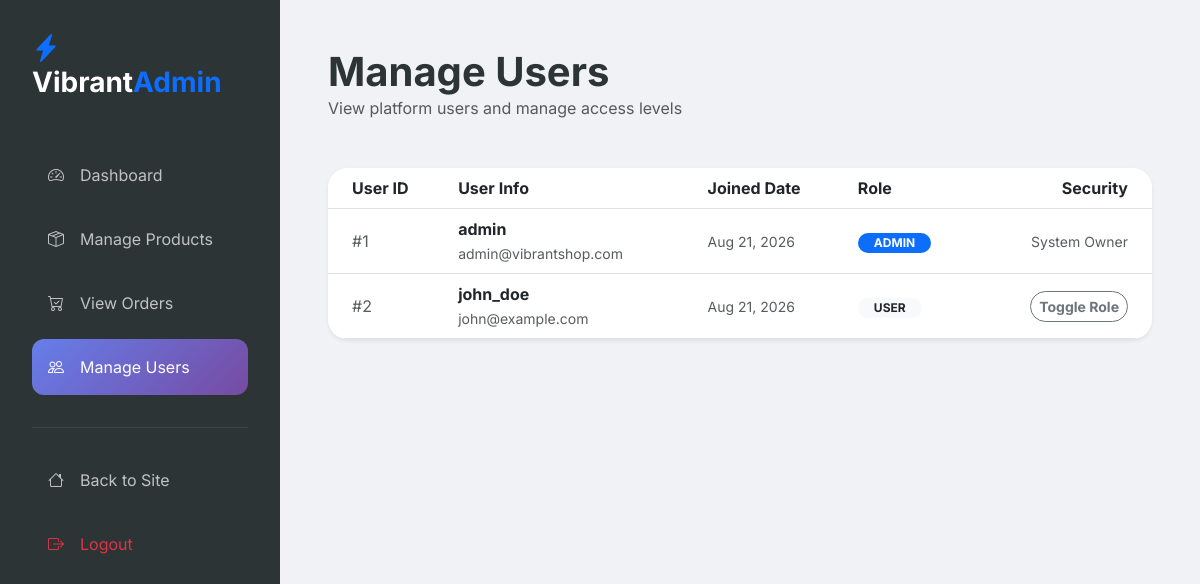
The page /admin/manage-users.php (signed in) on the database its author committed.
### tables this page shows
CREATE TABLE IF NOT EXISTS users (
    id INT AUTO_INCREMENT PRIMARY KEY,
    username VARCHAR(50) NOT NULL UNIQUE,
    email VARCHAR(100) NOT NULL UNIQUE,
    password VARCHAR(255) NOT NULL,
    phone VARCHAR(20) DEFAULT NULL,
    profile_image VARCHAR(255) DEFAULT NULL,
    reset_token VARCHAR(255) DEFAULT NULL,
    reset_expires DATETIME DEFAULT NULL,
    role ENUM('user', 'admin') DEFAULT 'user',
    created_at TIMESTAMP DEFAULT CURRENT_TIMESTAMP
);

### admin/manage-users.php (the view, shortened to what this page needs)
<?php
require_once '../includes/db_connect.php';
$users = mysqli_query($conn, "SELECT * FROM users ORDER BY created_at DESC");
?>
<!DOCTYPE html>
<html lang="en">
<head>
    <link href="https://cdn.jsdelivr.net/npm/bootstrap@5.3.0/dist/css/bootstrap.min.css" rel="stylesheet">
    <link rel="stylesheet" href="https://cdn.jsdelivr.net/npm/bootstrap-icons@1.11.1/font/bootstrap-icons.css">
    <link rel="stylesheet" href="../assets/css/style.css">
</head>
<body>
<div class="admin-sidebar">
    <h3 class="fw-bold mb-5"><i class="bi bi-lightning-charge-fill text-primary"></i> Vibrant<span class="text-primary">Admin</span></h3>
    <nav class="nav flex-column">
        <a class="nav-link" href="dashboard.php"><i class="bi bi-speedometer2 me-3"></i> Dashboard</a>
        <a class="nav-link" href="manage-products.php"><i class="bi bi-box-seam me-3"></i> Manage Products</a>
        <a class="nav-link" href="manage-orders.php"><i class="bi bi-cart-check me-3"></i> View Orders</a>
        <a class="nav-link active" href="manage-users.php"><i class="bi bi-people me-3"></i> Manage Users</a>
        <hr class="my-4 text-secondary">
        <a class="nav-link" href="../index.php"><i class="bi bi-house me-3"></i> Back to Site</a>
        <a class="nav-link text-danger" href="../logout.php"><i class="bi bi-box-arrow-right me-3"></i> Logout</a>
    </nav>
</div>
<main class="admin-main">
    <div class="mb-5">
        <h1 class="fw-bold mb-0">Manage Users</h1>
        <p class="text-muted">View platform users and manage access levels</p>
    </div>
    <div class="card border-0 shadow-sm overflow-hidden" style="border-radius: 20px;">
        <div class="table-responsive">
            <table class="table table-hover align-middle mb-0">
                <thead class="bg-light">
                    <tr>
                        <th class="ps-4">User ID</th>
                        <th>User Info</th>
                        <th>Joined Date</th>
                        <th>Role</th>
                        <th class="pe-4 text-end">Security</th>
                    </tr>
                </thead>
                <tbody>
                    <?php while($user = mysqli_fetch_assoc($users)): ?>
                    <tr>
                        <td class="ps-4 text-muted">#<?php echo $user['id']; ?></td>
                        <td>
                            <div class="fw-bold"><?php echo $user['username']; ?></div>
                            <small class="text-muted"><?php echo $user['email']; ?></small>
                        </td>
                        <td class="text-muted small"><?php echo date('M d, Y', strtotime($user['created_at'])); ?></td>
                        <td>
                            <span class="badge rounded-pill <?php echo ($user['role'] == 'admin') ? 'bg-primary' : 'bg-light text-dark'; ?> px-3">
                                <?php echo strtoupper($user['role']); ?>
                            </span>
                        </td>
                        <td class="pe-4 text-end">
                            <?php if($user['username'] !== 'admin'):  ?>
                                <a href="?toggle_role=<?php echo $user['id']; ?>" class="btn btn-outline-secondary btn-sm rounded-pill fw-bold">
                                    Toggle Role
                                </a>
                            <?php else: ?>
                                <span class="text-muted small">System Owner</span>
                            <?php endif; ?>
                        </td>
                    </tr>
                    <?php endwhile; ?>
                </tbody>
            </table>
        </div>
    </div>
</main>
</body>
</html>

### assets/css/style.css (style rules this page uses)
:root { --primary-gradient: linear-gradient(135deg, #667eea 0%, #764ba2 100%); --secondary-gradient: linear-gradient(135deg, #ff9a9e 0%, #fecfef 99%, #fecfef 100%); --accent-color: #ff4e50; --dark-color: #2d3436; --light-color: #f8f9fa; --glass-bg: rgba(255, 255, 255, 0.8); --glass-border: rgba(255, 255, 255, 0.2); --shadow: 0 8px 32px 0 rgba(31, 38, 135, 0.15); }
body { font-family: 'Inter', sans-serif; background-color: var(--light-color); color: var(--dark-color); overflow-x: hidden; }

### admin/manage-users.php (style rules this page uses)
.admin-sidebar { height: 100vh; background: var(--dark-color); color: white; padding: 2rem; position: fixed; width: 280px; }
.admin-main { margin-left: 280px; padding: 3rem; background: #f0f2f5; min-height: 100vh; }
.nav-link { color: rgba(255,255,255,0.7); padding: 1rem; border-radius: 12px; margin-bottom: 0.5rem; display: flex; align-items: center; }
.nav-link:hover, .nav-link.active { background: rgba(255,255,255,0.1); color: white; }
.nav-link.active { background: var(--primary-gradient); }

### rows shown on the page
users: id "1", username "admin", email "admin@vibrantshop.com", created_at "Aug 21, 2026", role "ADMIN", shows "System Owner"
users: id "2", username "john_doe", email "john@example.com", created_at "Aug 21, 2026", role "USER"
